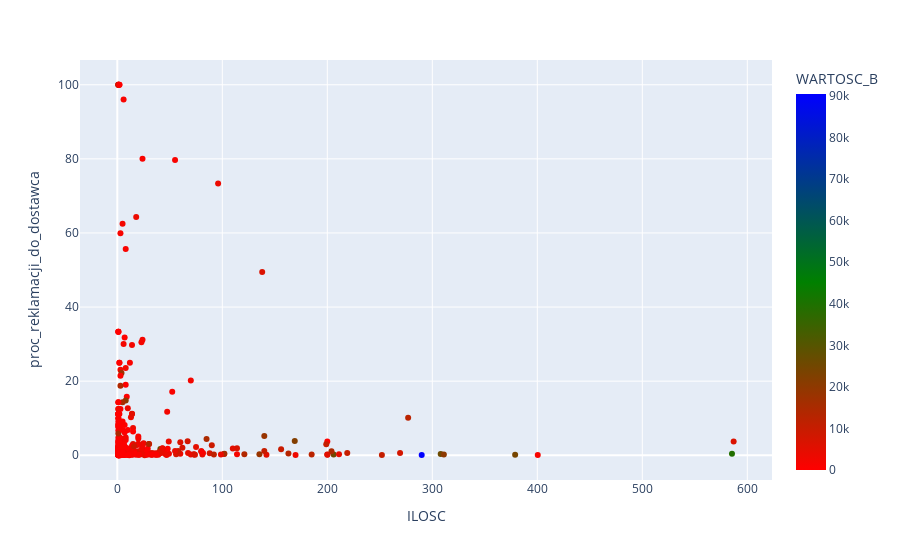

This figure's notebook cell:
### Code cell
func_cluster(df_fi_sell, '', 'OUTLET',1)

### Figure 1 — Plotly figure (JSON) as saved in the notebook; plotly's stock layout.template omitted (floating-point values rounded to 4 significant figures; data arrays with more than 128 entries replaced by an {"elided": "..."} marker saying what was removed)
{"data": [{"hovertemplate": "ILOSC=%{x}<br>proc_reklamacji_do_dostawca=%{y}<br>WARTOSC_B=%{marker.color}<extra></extra>", "legendgroup": "", "marker": {"color": {"elided": "397 float values"}, "coloraxis": "coloraxis", "symbol": "circle"}, "mode": "markers", "name": "", "orientation": "v", "showlegend": false, "type": "scatter", "x": {"elided": "397 float values"}, "xaxis": "x", "y": {"elided": "397 float values"}, "yaxis": "y"}], "layout": {"autosize": true, "coloraxis": {"colorbar": {"title": {"text": "WARTOSC_B"}}, "colorscale": [[0, "red"], [0.5, "green"], [1, "blue"]]}, "legend": {"tracegroupgap": 0}, "margin": {"t": 60}, "xaxis": {"anchor": "y", "autorange": true, "domain": [0, 1], "range": [-33.39, 621.4], "title": {"text": "ILOSC"}, "type": "linear"}, "yaxis": {"anchor": "x", "autorange": true, "domain": [0, 1], "range": [-7.738, 107.7], "title": {"text": "proc_reklamacji_do_dostawca"}, "type": "linear"}}}
